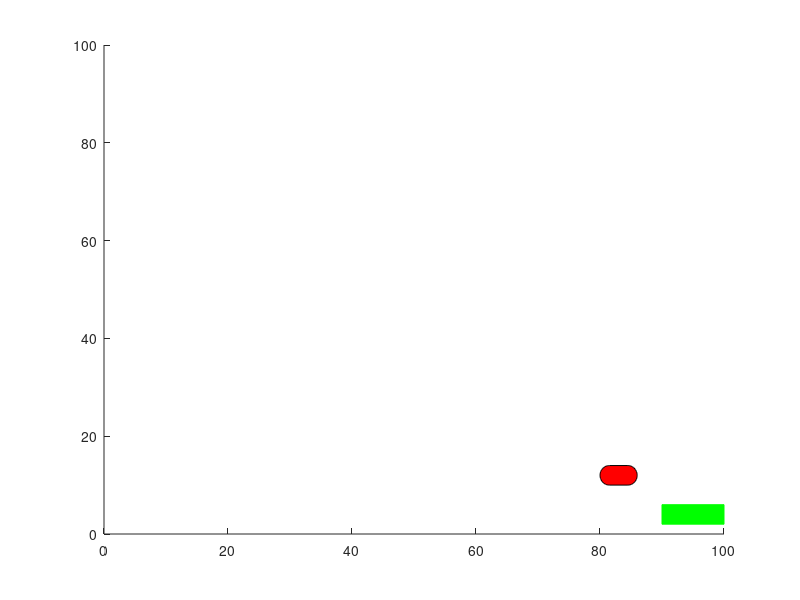

The MATLAB source for this figure:

pause on;

for i=1:80
clf;

if(i<30)
    a=rectangle('Position',[i 2 6 4],'Curvature',[0.5,1]);
%     a =rectangle('Position',[i 2 6 4]);
    set(a, 'FaceColor', 'red')
    

    b =rectangle('Position',[i+10 2 10 4]);
    set(b, 'FaceColor', 'green')
   

else
    a=rectangle('Position',[i 10 6 4],'Curvature',[0.5,1]);
%     a=rectangle('Position',[i 10 6 4] );
    set(a, 'FaceColor', 'red')
    b =rectangle('Position',[i+10 2 10 4]);
    set(b, 'FaceColor', 'green')
    set(b,'EdgeColor', 'green')
      
end

axis([0 100 0 100])
pause(0.05);
end



% rectangle('Position',[6 0 2 4],'Curvature',[0.5,1])